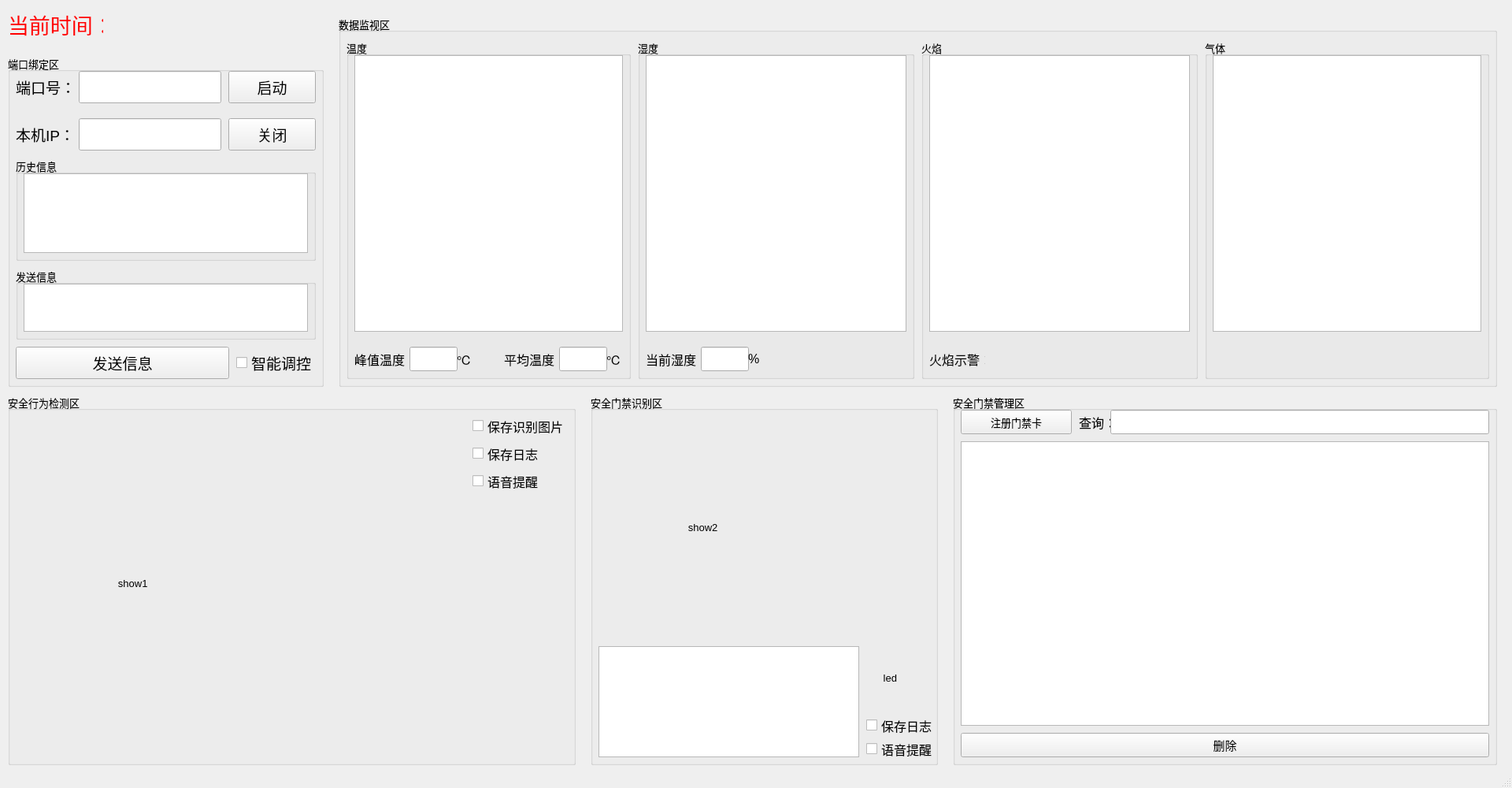
<?xml version="1.0" encoding="UTF-8"?>
<ui version="4.0">
 <class>MainWindow</class>
 <widget class="QMainWindow" name="MainWindow">
  <property name="geometry">
   <rect>
    <x>0</x>
    <y>0</y>
    <width>1920</width>
    <height>1000</height>
   </rect>
  </property>
  <property name="windowTitle">
   <string>MainWindow</string>
  </property>
  <widget class="QWidget" name="centralwidget">
   <widget class="QGroupBox" name="groupBox">
    <property name="geometry">
     <rect>
      <x>10</x>
      <y>70</y>
      <width>401</width>
      <height>421</height>
     </rect>
    </property>
    <property name="font">
     <font>
      <pointsize>10</pointsize>
     </font>
    </property>
    <property name="title">
     <string>端口绑定区</string>
    </property>
    <widget class="QLabel" name="portlabel">
     <property name="geometry">
      <rect>
       <x>10</x>
       <y>20</y>
       <width>71</width>
       <height>41</height>
      </rect>
     </property>
     <property name="font">
      <font>
       <pointsize>14</pointsize>
      </font>
     </property>
     <property name="text">
      <string>端口号：</string>
     </property>
    </widget>
    <widget class="QLineEdit" name="portline">
     <property name="geometry">
      <rect>
       <x>90</x>
       <y>20</y>
       <width>181</width>
       <height>41</height>
      </rect>
     </property>
     <property name="font">
      <font>
       <pointsize>14</pointsize>
      </font>
     </property>
    </widget>
    <widget class="QPushButton" name="opentcpButton">
     <property name="geometry">
      <rect>
       <x>280</x>
       <y>20</y>
       <width>111</width>
       <height>41</height>
      </rect>
     </property>
     <property name="font">
      <font>
       <pointsize>14</pointsize>
      </font>
     </property>
     <property name="text">
      <string>启动</string>
     </property>
    </widget>
    <widget class="QGroupBox" name="groupBox_2">
     <property name="geometry">
      <rect>
       <x>10</x>
       <y>130</y>
       <width>381</width>
       <height>131</height>
      </rect>
     </property>
     <property name="title">
      <string>历史信息</string>
     </property>
     <widget class="QTextEdit" name="receivetextEdit">
      <property name="geometry">
       <rect>
        <x>10</x>
        <y>20</y>
        <width>361</width>
        <height>101</height>
       </rect>
      </property>
     </widget>
    </widget>
    <widget class="QGroupBox" name="groupBox_3">
     <property name="geometry">
      <rect>
       <x>10</x>
       <y>270</y>
       <width>381</width>
       <height>91</height>
      </rect>
     </property>
     <property name="title">
      <string>发送信息</string>
     </property>
     <widget class="QTextEdit" name="textEdit_2">
      <property name="geometry">
       <rect>
        <x>10</x>
        <y>20</y>
        <width>361</width>
        <height>61</height>
       </rect>
      </property>
     </widget>
    </widget>
    <widget class="QPushButton" name="sendtcpButton">
     <property name="geometry">
      <rect>
       <x>10</x>
       <y>370</y>
       <width>271</width>
       <height>41</height>
      </rect>
     </property>
     <property name="font">
      <font>
       <pointsize>14</pointsize>
      </font>
     </property>
     <property name="text">
      <string>发送信息</string>
     </property>
    </widget>
    <widget class="QLabel" name="iplabel">
     <property name="geometry">
      <rect>
       <x>10</x>
       <y>80</y>
       <width>71</width>
       <height>41</height>
      </rect>
     </property>
     <property name="font">
      <font>
       <pointsize>14</pointsize>
      </font>
     </property>
     <property name="text">
      <string>本机IP：</string>
     </property>
    </widget>
    <widget class="QLineEdit" name="ipline">
     <property name="geometry">
      <rect>
       <x>90</x>
       <y>80</y>
       <width>181</width>
       <height>41</height>
      </rect>
     </property>
     <property name="font">
      <font>
       <pointsize>14</pointsize>
      </font>
     </property>
    </widget>
    <widget class="QPushButton" name="closetcpButton">
     <property name="geometry">
      <rect>
       <x>280</x>
       <y>80</y>
       <width>111</width>
       <height>41</height>
      </rect>
     </property>
     <property name="font">
      <font>
       <pointsize>14</pointsize>
      </font>
     </property>
     <property name="text">
      <string>关闭</string>
     </property>
    </widget>
    <widget class="QCheckBox" name="checkBox_6">
     <property name="geometry">
      <rect>
       <x>290</x>
       <y>370</y>
       <width>101</width>
       <height>41</height>
      </rect>
     </property>
     <property name="font">
      <font>
       <pointsize>14</pointsize>
      </font>
     </property>
     <property name="text">
      <string>智能调控</string>
     </property>
    </widget>
   </widget>
   <widget class="QGroupBox" name="groupBox_4">
    <property name="geometry">
     <rect>
      <x>430</x>
      <y>20</y>
      <width>1471</width>
      <height>471</height>
     </rect>
    </property>
    <property name="font">
     <font>
      <pointsize>10</pointsize>
     </font>
    </property>
    <property name="title">
     <string>数据监视区</string>
    </property>
    <widget class="QGroupBox" name="groupBox_8">
     <property name="geometry">
      <rect>
       <x>10</x>
       <y>30</y>
       <width>361</width>
       <height>431</height>
      </rect>
     </property>
     <property name="title">
      <string>温度</string>
     </property>
     <widget class="QChartView" name="graphicsView">
      <property name="geometry">
       <rect>
        <x>10</x>
        <y>20</y>
        <width>341</width>
        <height>351</height>
       </rect>
      </property>
     </widget>
     <widget class="QLabel" name="label">
      <property name="geometry">
       <rect>
        <x>10</x>
        <y>390</y>
        <width>71</width>
        <height>31</height>
       </rect>
      </property>
      <property name="font">
       <font>
        <pointsize>12</pointsize>
       </font>
      </property>
      <property name="text">
       <string>峰值温度：</string>
      </property>
     </widget>
     <widget class="QLineEdit" name="lineEdit">
      <property name="geometry">
       <rect>
        <x>80</x>
        <y>390</y>
        <width>61</width>
        <height>31</height>
       </rect>
      </property>
     </widget>
     <widget class="QLabel" name="label_2">
      <property name="geometry">
       <rect>
        <x>140</x>
        <y>390</y>
        <width>21</width>
        <height>31</height>
       </rect>
      </property>
      <property name="font">
       <font>
        <pointsize>12</pointsize>
       </font>
      </property>
      <property name="text">
       <string>℃</string>
      </property>
     </widget>
     <widget class="QLabel" name="label_6">
      <property name="geometry">
       <rect>
        <x>200</x>
        <y>390</y>
        <width>71</width>
        <height>31</height>
       </rect>
      </property>
      <property name="font">
       <font>
        <pointsize>12</pointsize>
       </font>
      </property>
      <property name="text">
       <string>平均温度：</string>
      </property>
     </widget>
     <widget class="QLineEdit" name="lineEdit_2">
      <property name="geometry">
       <rect>
        <x>270</x>
        <y>390</y>
        <width>61</width>
        <height>31</height>
       </rect>
      </property>
     </widget>
     <widget class="QLabel" name="label_7">
      <property name="geometry">
       <rect>
        <x>330</x>
        <y>390</y>
        <width>21</width>
        <height>31</height>
       </rect>
      </property>
      <property name="font">
       <font>
        <pointsize>12</pointsize>
       </font>
      </property>
      <property name="text">
       <string>℃</string>
      </property>
     </widget>
     <widget class="QLabel" name="label_8">
      <property name="geometry">
       <rect>
        <x>163</x>
        <y>390</y>
        <width>31</width>
        <height>31</height>
       </rect>
      </property>
      <property name="palette">
       <palette>
        <active>
         <colorrole role="WindowText">
          <brush brushstyle="SolidPattern">
           <color alpha="255">
            <red>0</red>
            <green>255</green>
            <blue>0</blue>
           </color>
          </brush>
         </colorrole>
        </active>
        <inactive>
         <colorrole role="WindowText">
          <brush brushstyle="SolidPattern">
           <color alpha="255">
            <red>0</red>
            <green>255</green>
            <blue>0</blue>
           </color>
          </brush>
         </colorrole>
        </inactive>
        <disabled/>
       </palette>
      </property>
      <property name="text">
       <string/>
      </property>
     </widget>
    </widget>
    <widget class="QGroupBox" name="groupBox_9">
     <property name="geometry">
      <rect>
       <x>380</x>
       <y>30</y>
       <width>351</width>
       <height>431</height>
      </rect>
     </property>
     <property name="title">
      <string>湿度</string>
     </property>
     <widget class="QChartView" name="graphicsView_2">
      <property name="geometry">
       <rect>
        <x>10</x>
        <y>20</y>
        <width>331</width>
        <height>351</height>
       </rect>
      </property>
     </widget>
     <widget class="QLabel" name="label_9">
      <property name="geometry">
       <rect>
        <x>180</x>
        <y>390</y>
        <width>31</width>
        <height>31</height>
       </rect>
      </property>
      <property name="palette">
       <palette>
        <active>
         <colorrole role="WindowText">
          <brush brushstyle="SolidPattern">
           <color alpha="255">
            <red>0</red>
            <green>255</green>
            <blue>0</blue>
           </color>
          </brush>
         </colorrole>
        </active>
        <inactive>
         <colorrole role="WindowText">
          <brush brushstyle="SolidPattern">
           <color alpha="255">
            <red>0</red>
            <green>255</green>
            <blue>0</blue>
           </color>
          </brush>
         </colorrole>
        </inactive>
        <disabled/>
       </palette>
      </property>
      <property name="text">
       <string/>
      </property>
     </widget>
     <widget class="QLabel" name="label_10">
      <property name="geometry">
       <rect>
        <x>10</x>
        <y>390</y>
        <width>71</width>
        <height>31</height>
       </rect>
      </property>
      <property name="font">
       <font>
        <pointsize>12</pointsize>
       </font>
      </property>
      <property name="text">
       <string>当前湿度：</string>
      </property>
     </widget>
     <widget class="QLineEdit" name="lineEdit_3">
      <property name="geometry">
       <rect>
        <x>80</x>
        <y>390</y>
        <width>61</width>
        <height>31</height>
       </rect>
      </property>
     </widget>
     <widget class="QLabel" name="label_11">
      <property name="geometry">
       <rect>
        <x>140</x>
        <y>390</y>
        <width>21</width>
        <height>31</height>
       </rect>
      </property>
      <property name="font">
       <font>
        <pointsize>12</pointsize>
       </font>
      </property>
      <property name="text">
       <string>%</string>
      </property>
     </widget>
    </widget>
    <widget class="QGroupBox" name="groupBox_10">
     <property name="geometry">
      <rect>
       <x>740</x>
       <y>30</y>
       <width>351</width>
       <height>431</height>
      </rect>
     </property>
     <property name="title">
      <string>火焰</string>
     </property>
     <widget class="QChartView" name="graphicsView_3">
      <property name="geometry">
       <rect>
        <x>10</x>
        <y>20</y>
        <width>331</width>
        <height>351</height>
       </rect>
      </property>
     </widget>
     <widget class="QLabel" name="label_12">
      <property name="geometry">
       <rect>
        <x>10</x>
        <y>390</y>
        <width>71</width>
        <height>31</height>
       </rect>
      </property>
      <property name="font">
       <font>
        <pointsize>12</pointsize>
       </font>
      </property>
      <property name="text">
       <string>火焰示警：</string>
      </property>
     </widget>
     <widget class="QLabel" name="label_13">
      <property name="geometry">
       <rect>
        <x>90</x>
        <y>390</y>
        <width>31</width>
        <height>31</height>
       </rect>
      </property>
      <property name="palette">
       <palette>
        <active>
         <colorrole role="WindowText">
          <brush brushstyle="SolidPattern">
           <color alpha="255">
            <red>0</red>
            <green>255</green>
            <blue>0</blue>
           </color>
          </brush>
         </colorrole>
        </active>
        <inactive>
         <colorrole role="WindowText">
          <brush brushstyle="SolidPattern">
           <color alpha="255">
            <red>0</red>
            <green>255</green>
            <blue>0</blue>
           </color>
          </brush>
         </colorrole>
        </inactive>
        <disabled/>
       </palette>
      </property>
      <property name="text">
       <string/>
      </property>
     </widget>
    </widget>
    <widget class="QGroupBox" name="groupBox_11">
     <property name="geometry">
      <rect>
       <x>1100</x>
       <y>30</y>
       <width>361</width>
       <height>431</height>
      </rect>
     </property>
     <property name="title">
      <string>气体</string>
     </property>
     <widget class="QChartView" name="graphicsView_4">
      <property name="geometry">
       <rect>
        <x>10</x>
        <y>20</y>
        <width>341</width>
        <height>351</height>
       </rect>
      </property>
     </widget>
    </widget>
   </widget>
   <widget class="QGroupBox" name="groupBox_5">
    <property name="geometry">
     <rect>
      <x>10</x>
      <y>500</y>
      <width>721</width>
      <height>471</height>
     </rect>
    </property>
    <property name="font">
     <font>
      <pointsize>10</pointsize>
     </font>
    </property>
    <property name="title">
     <string>安全行为检测区</string>
    </property>
    <widget class="QLabel" name="camera1">
     <property name="geometry">
      <rect>
       <x>10</x>
       <y>20</y>
       <width>571</width>
       <height>441</height>
      </rect>
     </property>
     <property name="text">
      <string>                                    show1</string>
     </property>
    </widget>
    <widget class="QCheckBox" name="checkBox">
     <property name="geometry">
      <rect>
       <x>590</x>
       <y>20</y>
       <width>121</width>
       <height>41</height>
      </rect>
     </property>
     <property name="font">
      <font>
       <pointsize>12</pointsize>
      </font>
     </property>
     <property name="text">
      <string>保存识别图片</string>
     </property>
    </widget>
    <widget class="QCheckBox" name="checkBox_2">
     <property name="geometry">
      <rect>
       <x>590</x>
       <y>60</y>
       <width>91</width>
       <height>31</height>
      </rect>
     </property>
     <property name="font">
      <font>
       <pointsize>12</pointsize>
      </font>
     </property>
     <property name="text">
      <string>保存日志</string>
     </property>
    </widget>
    <widget class="QCheckBox" name="checkBox_3">
     <property name="geometry">
      <rect>
       <x>590</x>
       <y>100</y>
       <width>91</width>
       <height>21</height>
      </rect>
     </property>
     <property name="font">
      <font>
       <pointsize>12</pointsize>
      </font>
     </property>
     <property name="text">
      <string>语音提醒</string>
     </property>
    </widget>
   </widget>
   <widget class="QGroupBox" name="groupBox_6">
    <property name="geometry">
     <rect>
      <x>750</x>
      <y>500</y>
      <width>441</width>
      <height>471</height>
     </rect>
    </property>
    <property name="font">
     <font>
      <pointsize>10</pointsize>
     </font>
    </property>
    <property name="title">
     <string>安全门禁识别区</string>
    </property>
    <widget class="QLabel" name="camera2">
     <property name="geometry">
      <rect>
       <x>12</x>
       <y>29</y>
       <width>421</width>
       <height>281</height>
      </rect>
     </property>
     <property name="text">
      <string>                               show2</string>
     </property>
    </widget>
    <widget class="QTextEdit" name="textEdit_3">
     <property name="geometry">
      <rect>
       <x>10</x>
       <y>320</y>
       <width>331</width>
       <height>141</height>
      </rect>
     </property>
    </widget>
    <widget class="QCheckBox" name="checkBox_4">
     <property name="geometry">
      <rect>
       <x>350</x>
       <y>410</y>
       <width>91</width>
       <height>21</height>
      </rect>
     </property>
     <property name="font">
      <font>
       <pointsize>12</pointsize>
      </font>
     </property>
     <property name="text">
      <string>保存日志</string>
     </property>
    </widget>
    <widget class="QCheckBox" name="checkBox_5">
     <property name="geometry">
      <rect>
       <x>350</x>
       <y>440</y>
       <width>91</width>
       <height>21</height>
      </rect>
     </property>
     <property name="font">
      <font>
       <pointsize>12</pointsize>
      </font>
     </property>
     <property name="text">
      <string>语音提醒</string>
     </property>
    </widget>
    <widget class="QLabel" name="label_3">
     <property name="geometry">
      <rect>
       <x>350</x>
       <y>320</y>
       <width>81</width>
       <height>81</height>
      </rect>
     </property>
     <property name="text">
      <string>      led</string>
     </property>
    </widget>
   </widget>
   <widget class="QGroupBox" name="groupBox_7">
    <property name="geometry">
     <rect>
      <x>1210</x>
      <y>500</y>
      <width>691</width>
      <height>471</height>
     </rect>
    </property>
    <property name="font">
     <font>
      <pointsize>10</pointsize>
     </font>
    </property>
    <property name="title">
     <string>安全门禁管理区</string>
    </property>
    <widget class="QPushButton" name="resqlButton">
     <property name="geometry">
      <rect>
       <x>10</x>
       <y>20</y>
       <width>141</width>
       <height>31</height>
      </rect>
     </property>
     <property name="text">
      <string>注册门禁卡</string>
     </property>
    </widget>
    <widget class="QLabel" name="label_4">
     <property name="geometry">
      <rect>
       <x>160</x>
       <y>20</y>
       <width>41</width>
       <height>31</height>
      </rect>
     </property>
     <property name="font">
      <font>
       <pointsize>12</pointsize>
      </font>
     </property>
     <property name="text">
      <string>查询：</string>
     </property>
    </widget>
    <widget class="QLineEdit" name="findlineEdit">
     <property name="geometry">
      <rect>
       <x>200</x>
       <y>20</y>
       <width>481</width>
       <height>31</height>
      </rect>
     </property>
     <property name="frame">
      <bool>true</bool>
     </property>
    </widget>
    <widget class="QTableView" name="tableView">
     <property name="geometry">
      <rect>
       <x>10</x>
       <y>60</y>
       <width>671</width>
       <height>361</height>
      </rect>
     </property>
     <property name="editTriggers">
      <set>QAbstractItemView::NoEditTriggers</set>
     </property>
     <property name="selectionMode">
      <enum>QAbstractItemView::SingleSelection</enum>
     </property>
     <property name="selectionBehavior">
      <enum>QAbstractItemView::SelectRows</enum>
     </property>
    </widget>
    <widget class="QPushButton" name="desqlButton">
     <property name="geometry">
      <rect>
       <x>10</x>
       <y>430</y>
       <width>671</width>
       <height>31</height>
      </rect>
     </property>
     <property name="font">
      <font>
       <pointsize>11</pointsize>
      </font>
     </property>
     <property name="text">
      <string>删除</string>
     </property>
    </widget>
   </widget>
   <widget class="QLabel" name="label_5">
    <property name="geometry">
     <rect>
      <x>10</x>
      <y>10</y>
      <width>121</width>
      <height>41</height>
     </rect>
    </property>
    <property name="palette">
     <palette>
      <active>
       <colorrole role="WindowText">
        <brush brushstyle="SolidPattern">
         <color alpha="255">
          <red>255</red>
          <green>0</green>
          <blue>0</blue>
         </color>
        </brush>
       </colorrole>
      </active>
      <inactive>
       <colorrole role="WindowText">
        <brush brushstyle="SolidPattern">
         <color alpha="255">
          <red>255</red>
          <green>0</green>
          <blue>0</blue>
         </color>
        </brush>
       </colorrole>
      </inactive>
      <disabled/>
     </palette>
    </property>
    <property name="font">
     <font>
      <pointsize>20</pointsize>
     </font>
    </property>
    <property name="text">
     <string>当前时间：</string>
    </property>
   </widget>
   <widget class="QLabel" name="timelabel">
    <property name="geometry">
     <rect>
      <x>130</x>
      <y>10</y>
      <width>281</width>
      <height>41</height>
     </rect>
    </property>
    <property name="palette">
     <palette>
      <active>
       <colorrole role="WindowText">
        <brush brushstyle="SolidPattern">
         <color alpha="255">
          <red>255</red>
          <green>0</green>
          <blue>0</blue>
         </color>
        </brush>
       </colorrole>
      </active>
      <inactive>
       <colorrole role="WindowText">
        <brush brushstyle="SolidPattern">
         <color alpha="255">
          <red>255</red>
          <green>0</green>
          <blue>0</blue>
         </color>
        </brush>
       </colorrole>
      </inactive>
      <disabled/>
     </palette>
    </property>
    <property name="font">
     <font>
      <pointsize>20</pointsize>
     </font>
    </property>
    <property name="text">
     <string/>
    </property>
   </widget>
  </widget>
  <widget class="QMenuBar" name="menubar">
   <property name="geometry">
    <rect>
     <x>0</x>
     <y>0</y>
     <width>1920</width>
     <height>21</height>
    </rect>
   </property>
  </widget>
  <widget class="QStatusBar" name="statusbar"/>
 </widget>
 <customwidgets>
  <customwidget>
   <class>QChartView</class>
   <extends>QGraphicsView</extends>
   <header>qchartview.h</header>
  </customwidget>
 </customwidgets>
 <resources/>
 <connections/>
</ui>
